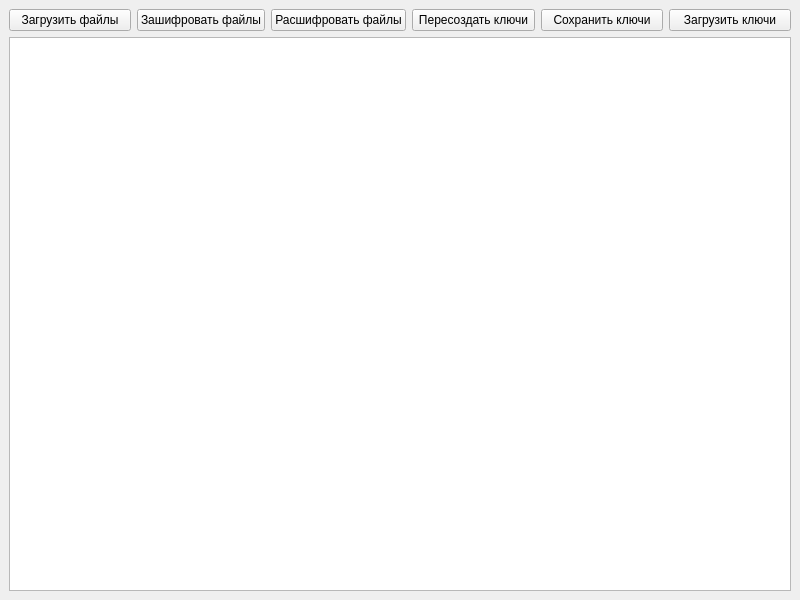
<?xml version="1.0" encoding="UTF-8"?>
<ui version="4.0">
 <class>MainWindow</class>
 <widget class="QMainWindow" name="MainWindow">
  <property name="geometry">
   <rect>
    <x>0</x>
    <y>0</y>
    <width>800</width>
    <height>600</height>
   </rect>
  </property>
  <property name="windowTitle">
   <string>MainWindow</string>
  </property>
  <widget class="QWidget" name="centralwidget">
   <layout class="QHBoxLayout" name="horizontalLayout_2">
    <item>
     <layout class="QVBoxLayout" name="verticalLayout">
      <item>
       <layout class="QHBoxLayout" name="horizontalLayout">
        <item>
         <widget class="QPushButton" name="loadFilesButton">
          <property name="text">
           <string>Загрузить файлы</string>
          </property>
         </widget>
        </item>
        <item>
         <widget class="QPushButton" name="encryptFilesButton">
          <property name="text">
           <string>Зашифровать файлы</string>
          </property>
         </widget>
        </item>
        <item>
         <widget class="QPushButton" name="decryptFilesButton">
          <property name="text">
           <string>Расшифровать файлы</string>
          </property>
         </widget>
        </item>
        <item>
         <widget class="QPushButton" name="regenKeysButton">
          <property name="text">
           <string>Пересоздать ключи</string>
          </property>
         </widget>
        </item>
        <item>
         <widget class="QPushButton" name="saveKeysButton">
          <property name="text">
           <string>Сохранить ключи</string>
          </property>
         </widget>
        </item>
        <item>
         <widget class="QPushButton" name="loadKeysButton">
          <property name="text">
           <string>Загрузить ключи</string>
          </property>
         </widget>
        </item>
       </layout>
      </item>
      <item>
       <widget class="QTextBrowser" name="logTextBrowser"/>
      </item>
     </layout>
    </item>
   </layout>
  </widget>
 </widget>
 <resources/>
 <connections/>
</ui>
